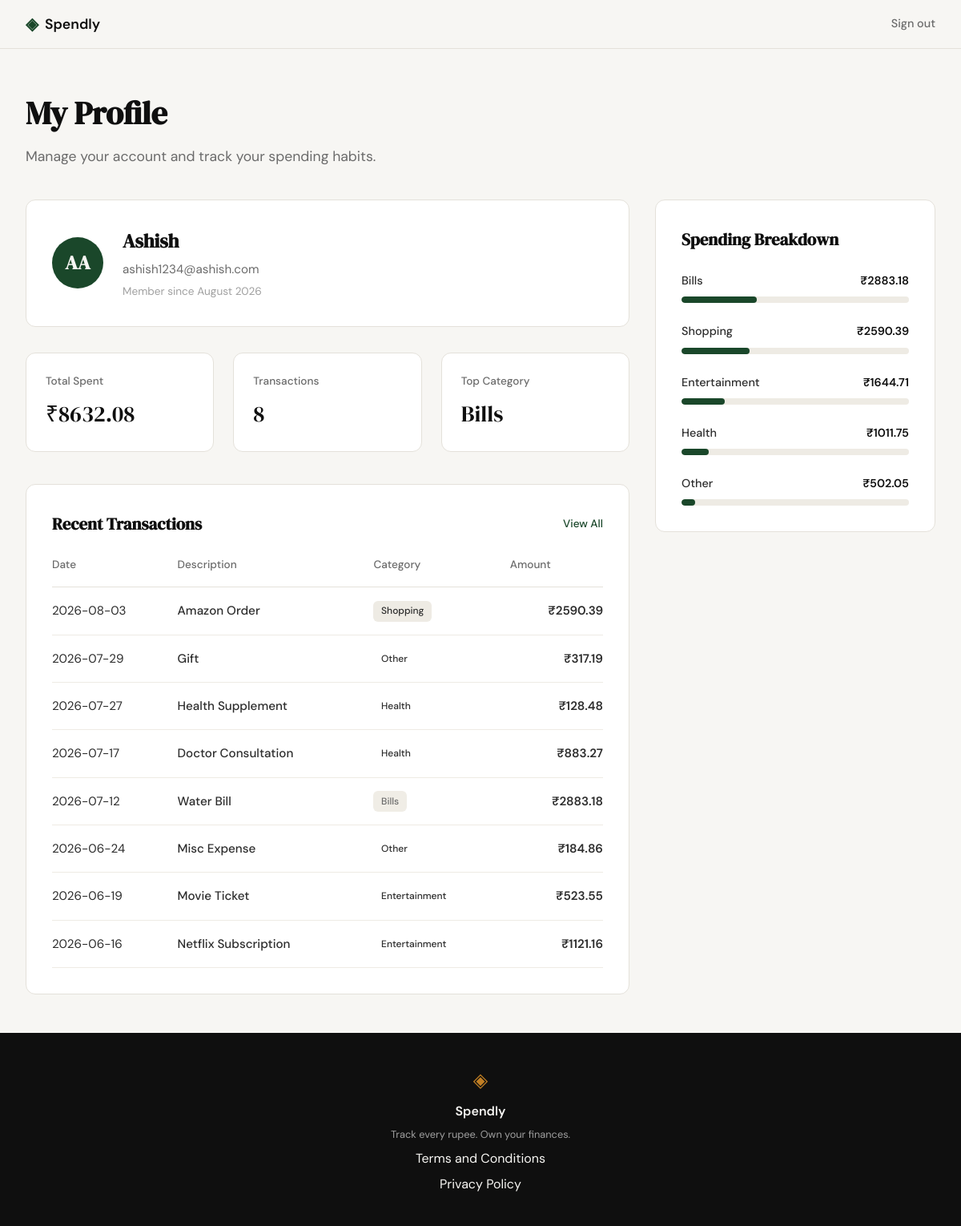
The app's page /profile (signed in) with its own data.
### tables this page shows
CREATE TABLE users (
                    id INTEGER PRIMARY KEY AUTOINCREMENT,
                    name TEXT NOT NULL,
                    email TEXT UNIQUE NOT NULL,
                    password_hash TEXT NOT NULL,
                    created_at TEXT DEFAULT (datetime('now'))
                );

CREATE TABLE expenses (
                    id INTEGER PRIMARY KEY AUTOINCREMENT,
                    user_id INTEGER NOT NULL,
                    amount REAL NOT NULL,
                    category TEXT NOT NULL,
                    date TEXT NOT NULL,
                    description TEXT,
                    created_at TEXT DEFAULT (datetime('now')),
                    FOREIGN KEY (user_id) REFERENCES users(id)
                );

### app.py (the view)
@app.route("/profile")
def profile():
    if "user_id" not in session:
        return redirect(url_for("login"))
    user_id = session["user_id"]
    user_profile = get_user_by_id(user_id)
    summary_stats = get_summary_stats(user_id)
    recent_transactions = get_recent_transactions(user_id)
    category_breakdown = get_category_breakdown(user_id)
    return render_template(
        "profile.html",
        user=user_profile,
        stats=summary_stats,
        transactions=recent_transactions,
        categories=category_breakdown
    )

### database/db.py (called while the page is built)
def get_db():
    conn = sqlite3.connect(DATABASE_PATH)
    conn.execute("PRAGMA foreign_keys = ON")
    conn.row_factory = sqlite3.Row
    return conn

### database/queries.py (called while the page is built)
def get_user_by_id(user_id):
    conn = get_db()
    try:
        user = conn.execute(
            "SELECT name, email, created_at FROM users WHERE id = ?",
            (user_id,)
        ).fetchone()
        if user:
            created_at_str = user['created_at']
            dt = datetime.strptime(created_at_str, '%Y-%m-%d %H:%M:%S')
            member_since = dt.strftime('%B %Y')
            return {
                "name": user['name'],
                "email": user['email'],
                "member_since": member_since
            }
        return None
    finally:
        conn.close()

def get_summary_stats(user_id):
    conn = get_db()
    try:
        totals = conn.execute(
            "SELECT SUM(amount), COUNT(*) FROM expenses WHERE user_id = ?",
            (user_id,)
        ).fetchone()
        total_spent = totals[0] if totals[0] is not None else 0
        transaction_count = totals[1] if totals[1] is not None else 0
        top_cat_row = conn.execute(
            "SELECT category FROM expenses WHERE user_id = ? GROUP BY category ORDER BY SUM(amount) DESC LIMIT 1",
            (user_id,)
        ).fetchone()
        top_category = top_cat_row['category'] if top_cat_row else "—"
        return {
            "total_spent": total_spent,
            "transaction_count": transaction_count,
            "top_category": top_category
        }
    finally:
        conn.close()

def get_recent_transactions(user_id, limit=10):
    conn = get_db()
    try:
        cursor = conn.execute(
            "SELECT date, description, category, amount FROM expenses WHERE user_id = ? ORDER BY date DESC LIMIT ?",
            (user_id, limit)
        )
        return [dict(row) for row in cursor.fetchall()]
    finally:
        conn.close()

### templates/profile.html (shortened to what this page needs)
{% extends "base.html" %}
{% block head %}
<link rel="stylesheet" href="{{ url_for('static', filename='css/profile.css') }}">
{% endblock %}
{% block content %}
<div class="profile-container">
    <header class="profile-header">
        <h1 class="page-title">My Profile</h1>
        <p class="page-subtitle">Manage your account and track your spending habits.</p>
    </header>
    <div class="profile-grid">
        <div class="profile-main">
            <section class="profile-card">
                <div class="user-info">
                    <div class="avatar">{{ user.name[0] }}{{ user.name.split(' ')[-1][0] }}</div>
                    <div class="user-details">
                        <h2>{{ user.name }}</h2>
                        <p class="user-email">{{ user.email }}</p>
                        <p class="user-meta">Member since {{ user.member_since }}</p>
                    </div>
                </div>
            </section>
            <section class="stats-grid">
                <div class="stat-card">
                    <span class="stat-label">Total Spent</span>
                    <span class="stat-value">₹{{ stats.total_spent }}</span>
                </div>
                <div class="stat-card">
                    <span class="stat-label">Transactions</span>
                    <span class="stat-value">{{ stats.transaction_count }}</span>
                </div>
                <div class="stat-card">
                    <span class="stat-label">Top Category</span>
                    <span class="stat-value">{{ stats.top_category }}</span>
                </div>
            </section>
            <section class="history-section">
                <div class="section-header">
                    <h3>Recent Transactions</h3>
                    <a href="#" class="view-all">View All</a>
                </div>
                <div class="table-container">
                    <table class="history-table">
                        <thead>
                            <tr>
                                <th>Date</th>
                                <th>Description</th>
                                <th>Category</th>
                                <th class="text-right">Amount</th>
                            </tr>
                        </thead>
                        <tbody>
                            {% for tx in transactions %}
                            <tr>
                                <td>{{ tx.date }}</td>
                                <td class="tx-desc">{{ tx.description }}</td>
                                <td>
                                    <span class="badge badge-{{ tx.category|lower }}">
                                        {{ tx.category }}
                                    </span>
                                </td>
                                <td class="text-right amount">₹{{ tx.amount }}</td>
                            </tr>
                            {% endfor %}
                        </tbody>
                    </table>
                </div>
            </section>
        </div>
        <div class="profile-sidebar">
            <section class="breakdown-card">
                <h3>Spending Breakdown</h3>
                <div class="breakdown-list">
                    {% for cat in categories %}
                    <div class="cat-item">
                        <div class="cat-info">
                            <span class="cat-name">{{ cat.category }}</span>
                            <span class="cat-amount">₹{{ cat.amount }}</span>
                        </div>
                        <div class="cat-track">
                            <div class="cat-bar" style="width: {{ cat.percentage }}%;"></div>
                        </div>
                    </div>
                    {% endfor %}
                </div>
            </section>
        </div>
    </div>
</div>
{% endblock %}

### static/css/style.css (style rules this page uses)
:root { --ink: #0f0f0f; --ink-soft: #2d2d2d; --ink-muted: #6b6b6b; --ink-faint: #a0a0a0; --paper: #f7f6f3; --paper-warm: #f0ede6; --paper-card: #ffffff; --accent: #1a472a; --accent-light: #e8f0eb; --accent-2: #c17f24; --accent-2-light: #fdf3e3; --danger: #c0392b; --danger-light: #fdecea; --border: #e4e1da; --border-soft: #eeebe4; --font-display: 'DM Serif Display', Georgia, serif; --font-body: 'DM Sans', system-ui, sans-serif; --max-width: 1200px; --auth-width: 440px; --radius-sm: 6px; --radius-md: 12px; --radius-lg: 20px; }
*, *::before, *::after { box-sizing: border-box; margin: 0; padding: 0; }
html { font-size: 16px; scroll-behavior: smooth; }
body { background: var(--paper); color: var(--ink); font-family: var(--font-body); font-size: 1rem; line-height: 1.6; -webkit-font-smoothing: antialiased; }
a { color: inherit; text-decoration: none; }
.stat-card { background: var(--paper); border: 1px solid var(--border); border-radius: var(--radius-md); padding: 1.5rem; display: flex; flex-direction: column; gap: 0.25rem; text-align: left; }
.stat-label { font-size: 0.85rem; color: var(--ink-muted); }
.stat-value { font-family: var(--font-display); font-size: 1.75rem; color: var(--ink); }
.cat-name { font-size: 0.9rem; color: var(--ink-soft); font-weight: 500; }
.cat-track { height: 10px; background: var(--border-soft); border-radius: 999px; overflow: hidden; }
.cat-bar { height: 100%; border-radius: 999px; }

### records on screen
users: name "A", name "Ashish", email "ashish1234@ashish.com"
expenses: top_category "Bills", date "2026-07-12", description "Water Bill", category "Bills", amount "2883.18", {{ cat.percentage }} 33 (drawn)
expenses: date "2026-08-03", description "Amazon Order", category "Shopping", amount "2590.39", {{ cat.percentage }} 30 (drawn)
expenses: date "2026-07-29", description "Gift", category "Other", amount "317.19"
expenses: date "2026-07-27", description "Health Supplement", category "Health", amount "128.48"
expenses: date "2026-07-17", description "Doctor Consultation", category "Health", amount "883.27"
expenses: date "2026-06-24", description "Misc Expense", category "Other", amount "184.86"
expenses: date "2026-06-19", description "Movie Ticket", category "Entertainment", amount "523.55"
expenses: date "2026-06-16", description "Netflix Subscription", category "Entertainment", amount "1121.16"

### other values on screen
{{ user.member_since }} "August 2026"
{{ stats.total_spent }} "8632.08"
{{ stats.transaction_count }} "8"
{{ cat.category }} "Entertainment" "Health" "Other"
{{ cat.amount }} "1644.71" "1011.75" "502.05"
